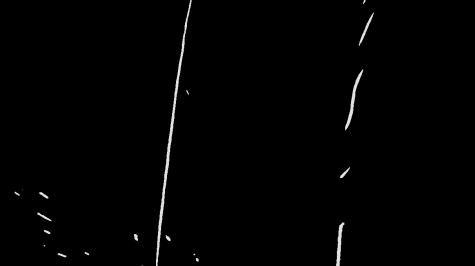
#> input picture images/lane.png, 475 x 266 px
$ jupyter execute 'Hough transform.ipynb'   (shell and % lines are left out)
#> lines starting #> are read from the running program, lines starting #| are printed output that depends on the picture; after the words box and inside, x2 and y2 are one past the last pixel; in counts of white or black regions, pixels touching at a corner belong together
[cell 1]
import numpy as np
import matplotlib.pyplot as plt
import random
from skimage import transform
import skimage.io as io
from skimage.color import rgb2gray, rgba2rgb, gray2rgb
import scipy.interpolate as interpolate
import seaborn as sns
from matplotlib import cm
from skimage.morphology import dilation, square
from mpl_toolkits.mplot3d import Axes3D
# %matplotlib qt

[cell 2]
def get_non_zero_pixels(img: np.ndarray) -> np.ndarray:
    """
    Returns the indices of non-zero pixels in a grayscale image.

    Parameters:
        img (np.ndarray): A 2D array representing a grayscale image.

    Returns:
        np.ndarray: An array containing row and column indices of non-zero pixels.
    """
    return np.stack(np.where(img > 0), axis=1)

[cell 3]
def gray_to_binary(img: np.ndarray, threshold: int) -> np.ndarray:
    """
    Converts a grayscale image to a black and white binary image.

    Parameters:
        img (np.ndarray): A 2D array representing a grayscale image.
        threshold (int): Intensity value; pixels greater than this threshold become white (1),
                     others black (0).

    Returns:
        np.ndarray: Binary image with pixels converted to black (0) or white (1).
    """
    return np.where(img > threshold, 1, 0)

[cell 4]
img = rgb2gray(rgba2rgb(io.imread("../images/lane.png"))) * 255
#> img: shape (266, 475) float64; min 0, max 226, mean 2.2

[cell 5]
plt.imshow(gray_to_binary(img, 200), cmap='gray');
#> in gray_to_binary, `return np.where(img > threshold, 1, 0)`:
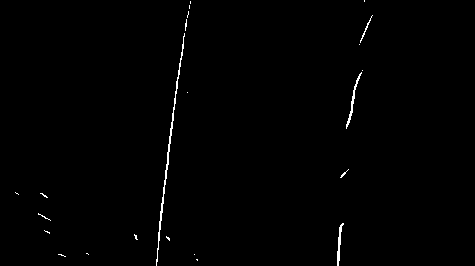
#> returned value: shape (266, 475) int64; values 0 (black) and 1 (white), 0.65% white in thin lines or dots, all inside (x1, y1, x2, y2) = (15, 0, 373, 266)

### Lane Detection with Hough Transform

#### Hough Transform Steps
1. **Initialization:** Create an empty 2D accumulator array covering theta values from 0 to 180 and a range of r calculated from image dimensions.
2. **Pixel Coordinates:** Identify coordinates (x, y) of white pixels in the image (likely after edge detection).
3. **Voting Process:** Loop through each pixel and iterate over possible theta values, calculating corresponding r values.
4. **Accumulator Update:** Increment the cell in the 2D array representing r by one for each pixel.
5. **Peak Identification:** Identify the theta and r pair with the highest peak in the accumulator array.
6. **Peak Refinement:** Create a window around the highest peak and eliminate its neighboring peaks.
7. **Secondary Peak:** Identify the second peak after refining the accumulator array.
8. **Conversion:** Convert the refined peaks back to Cartesian space for lane line extraction.

[cell 6]
def calc_r_vec(thetas: np.ndarray, x: np.ndarray, y: np.ndarray) -> np.ndarray:
    """
    Calculates r values in polar coordinates for multiple x, y, and thetas using the equation:
    r = x * np.cos(theta) + y * np.sin(theta).

    Parameters:
        thetas (np.ndarray): Array of thetas in degrees.
        x (np.ndarray): Array of x values.
        y (np.ndarray): Array of y values.

    Returns:
        np.ndarray: Array of polar coordinates r values.
    """
    theta_rad = np.deg2rad(thetas)
    cos_theta = np.cos(theta_rad)
    sin_theta = np.sin(theta_rad)
    r = np.outer(x, cos_theta) + np.outer(y, sin_theta)
    return r.astype(int)

[cell 7]
# used in drawing the lines
def polar_to_cartesian_y(x: np.ndarray, r: int, theta: int) -> np.ndarray:
    """
    Calculates Cartesian y values given x and (r, theta) of the polar coordinates.

    Parameters:
        x (np.ndarray): Array of x values.
        r (int): Value of r.
        theta (int): Value of theta in degrees.

    Returns:
        np.ndarray: Calculated Cartesian y values.
    """
    theta_rad = np.deg2rad(theta)
    sin_theta = np.sin(theta_rad)
    cos_theta = np.cos(theta_rad)

    y = (r - x * cos_theta) / (sin_theta + 1e-9)
    return y.astype(int)

[cell 8]
# NOT USED
def max_filter(arr: np.ndarray, kernel_size: int) -> np.ndarray:
    """
    Applies a max filter on a 2D array using a sliding window and retains only the maximum value.

    Parameters:
        arr (np.ndarray): Input 2D array.
        kernel_size (int): Size of the square kernel for the sliding window.

    Returns:
        np.ndarray: Filtered array containing only the maximum values within the sliding window.
    """
    data = np.zeros(arr.shape)
    height, width = arr.shape
    offset = int(kernel_size / 2)

    for j in range(offset, height - offset, kernel_size):
        for i in range(offset, width - offset, kernel_size):
            window = arr[j - offset : j + offset + 1, i - offset : i + offset + 1]
            idx = np.argmax(window)
            idx = np.unravel_index(idx, window.shape)
            data[j + idx[0] - offset, i + idx[1] - offset] = window[idx]

    return data

[cell 9]
def remove_neighbors(data: np.ndarray, theta: int, r: int, kernel_size: int) -> np.ndarray:
    """
    Nullifies value at (theta, r) and its neighbors within a specified kernel size.

    Parameters:
        data (np.ndarray): A 2D array where thetas are rows and columns are r.
        theta (int): Index along the theta dimension.
        r (int): Index along the r dimension.
        kernel_size (int): Size of the kernel.

    Returns:
        np.ndarray: Filtered array.
    """
    half_kernel = kernel_size // 2

    start_th = np.clip(theta - half_kernel, 0, data.shape[0])
    end_th = np.clip(theta + half_kernel + 1, 0, data.shape[0])

    start_r = np.clip(r - half_kernel, 0, data.shape[1])
    end_r = np.clip(r + half_kernel + 1, 0, data.shape[1])

    data[start_th:end_th, start_r:end_r] = 0
    return data

[cell 10]
def get_max_value_idx(data: np.ndarray) -> np.ndarray:
    """
    Finds the indices of the maximum value in a 2D array.

    Parameters:
    - data (np.ndarray): Input 2D array.

    Returns:
    - np.ndarray: Indices of the maximum value in the input array.
    """
    sorted_arr = np.sort(data.reshape(-1))
    return np.argwhere(data == sorted_arr[-1])[0]

[cell 11]
def hough_transform(img, thetas_step=4, kernel_size=35, return_arr=False):
    """
    Performs Hough Transform on an image to detect peaks and return their polar coordinates.

    Parameters:
    - img (np.ndarray): Input image.
    - thetas_step (int): Step size for theta values.
    - kernel_size (int): Size of the kernel for neighbor removal.
    - return_arr (bool): Flag to return arrays if True.

    Returns:
    - Tuple or individual values:
        (r1, theta1, r2, theta2, h_arr, new_h_arr) if return_arr is True.
        r1, theta1, r2, theta2 otherwise.
    """
#> called with thetas_step = 4, kernel_size = 35, return_arr = True
    # Calculate image dimensions
    h, w = img.shape
#> h = 266; w = 475
    D = int(np.sqrt(h**2 + w**2))
#> D = 544

    # Create Hough array
    h_arr = np.zeros((180, 2*D))

    # Get coordinates of non-zero pixels
    non_zero_pxls = get_non_zero_pixels(img)
#> non_zero_pxls = 1858 pairs, first value 0 to 265, second value 14 to 374

    # Calculate r
    thetas = range(0, 180, thetas_step)
    x = non_zero_pxls[:, 0]
#> x = 1858 values from 0 to 265
    y = non_zero_pxls[:, 1]
#> y = 1858 values, max 374 at index 48, min 14 at index 1124, mean 220
    r = calc_r_vec(thetas, x, y) + D
    np.add.at(h_arr, (thetas, r), 1)  # Update h_arr
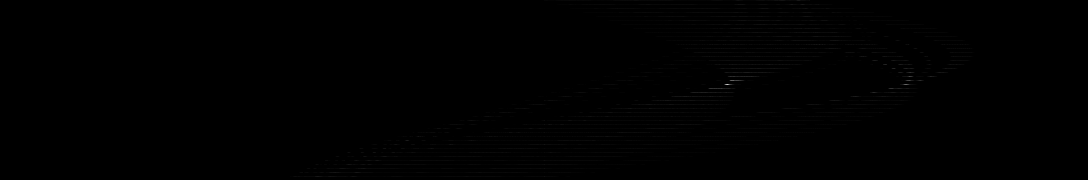
#> h_arr: shape (180, 1088) float64; min 0, max 202, mean 0.4

    new_h_arr = h_arr.copy()

    # Get first peak
    theta1, r1 = get_max_value_idx(new_h_arr)
#> theta1 = 84; r1 = 727

    # Remove max peak neighbors
    new_h_arr = remove_neighbors(new_h_arr, theta1, r1, kernel_size)
#> in remove_neighbors, `start_th = np.clip(theta - half_kernel, 0, data.shape[0])`: start_th = 67
#> in remove_neighbors, `end_th = np.clip(theta + half_kernel + 1, 0, data.shape[0])`: end_th = 102
#> in remove_neighbors, `start_r = np.clip(r - half_kernel, 0, data.shape[1])`: start_r = 710
#> in remove_neighbors, `end_r = np.clip(r + half_kernel + 1, 0, data.shape[1])`: end_r = 745

    # Get second peak
    theta2, r2 = get_max_value_idx(new_h_arr)
#> theta2 = 84; r2 = 905
    r1 -= D
#> r1 = 183
    r2 -= D
#> r2 = 361

    # Return values based on flag
    if return_arr:
        return r1, theta1, r2, theta2, h_arr, new_h_arr
    return r1, theta1, r2, theta2

[cell 12]
r1, theta1, r2, theta2, h_arr, data = hough_transform(img, return_arr=True)
#> r1 = 183; theta1 = 84; r2 = 361; theta2 = 84

[cell 13]
def plot_3d(data: np.ndarray, ax: Axes3D):
    """
    Plots a 3D surface given input data and axis.

    Parameters:
    - data (np.ndarray): Input data for the surface plot.
    - ax (plt.Axes3D): Matplotlib 3D axis object for the plot.
    """
    x, y = np.meshgrid(np.arange(data.shape[1]), np.arange(data.shape[0]))
    surf = ax.plot_surface(x, y, data, cmap=cm.coolwarm,
                           linewidth=0, antialiased=False)

[cell 14]
# Needs Optimization
def draw_line(img: np.ndarray, r: int, theta: int) -> np.ndarray:
    """
    Draws a line on an image given polar coordinates.

    Parameters:
    - img (np.ndarray): Input image.
    - r (int): Polar coordinate r.
    - theta (int): Polar coordinate theta.

    Returns:
    - np.ndarray: Image with drawn line.
    """
    height, width, c = img.shape
    mask = np.zeros(img.shape)
    x = np.array(range(height))
    y = polar_to_cartesian_y(x, r, theta)

    # find indices where 0 < y < width
    indices = np.where(np.logical_and(y > 0, y < width))[0]

    # filter x, y
    filtered_x = x[indices]
    filtered_y = y[indices]

    mask[filtered_x, filtered_y] = [0, 254, 0]  # Set pixel color (green) on the line
    mask[:, :, 1] = dilation(mask[:, :, 1], square(5))
    return np.maximum(img, mask)

[cell 15]
def pipeline(img):
    """
    Applies the Hough transform process on the input image to detect road lines.
    It generates lines using Hough transform, draws them on the image, and plots the peaks
    of the Hough array before and after removing the first peak.

    Parameters:
    - img (np.ndarray): Input image.

    Returns:
    None
    """
    r1, theta1, r2, theta2, hough_array, new_hough_array = hough_transform(img, return_arr=True)
    line_image = np.zeros((img.shape[0], img.shape[1], 3))
    line_image = draw_line(gray2rgb(img), r1, theta1)
    line_image = draw_line(line_image, r2, theta2)
    line_image = line_image / np.max(line_image)

    # Visualization
    fig = plt.figure(figsize=(12, 5))

    # Image with drawn lines
    ax1 = fig.add_subplot(131)
    ax1.imshow(line_image)
    ax1.set_title('Detected Lines')

    # Plotting the peaks of the Hough array before removing the first peak
    ax2 = fig.add_subplot(132, projection='3d')
    plot_3d(hough_array, ax2)
    ax2.set_title('Hough Peaks (Before)')

    # Plotting the peaks of the Hough array after removing the first peak
    ax3 = fig.add_subplot(133, projection='3d')
    plot_3d(new_hough_array, ax3)
    ax3.set_title('Hough Peaks (After Removal)')

    # Set the same z-axis limits and ticks for both 3D plots
    z_min = np.min(hough_array)
    z_max = np.max(hough_array)
    ax2.set_zlim(z_min, z_max)
    ax3.set_zlim(z_min, z_max)

    plt.tight_layout()
    plt.show()

[cell 16]
# make different rotations of "img" and apply the test the algorithm
dataset = []
for i in range(0, 360, 20):
    dataset.append(transform.rotate(img, i))
#> after the loop, dataset = 18 items

[cell 17]
for img_ in dataset:
    pipeline(img_);
#> this loop made 18 passes
#> pass 1, in pipeline, `line_image = draw_line(line_image, r2, theta2)`:
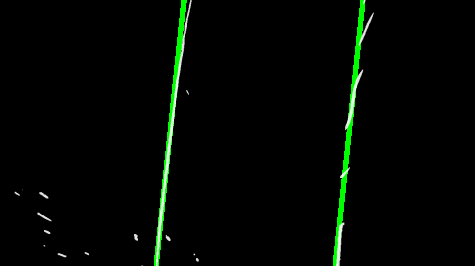
#> line_image: shape (266, 475, 3) float64; mean R, G, B 2.2, 6.6, 2.2
#> pass 1, in pipeline, `plt.show()`:
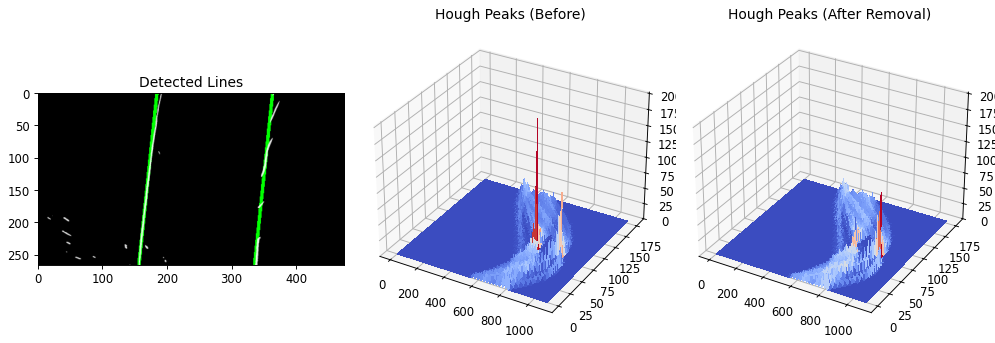
#> figure drawn by matplotlib, 3 panels
#> pass 2, in pipeline (call 2), `plt.show()`:
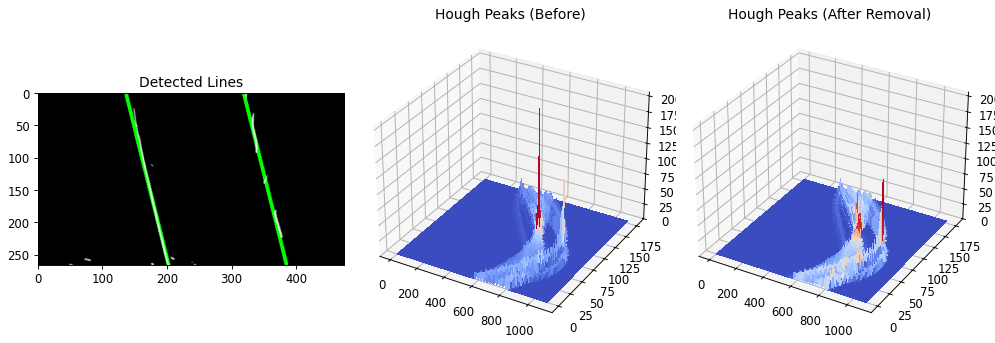
#> figure drawn by matplotlib, 3 panels
